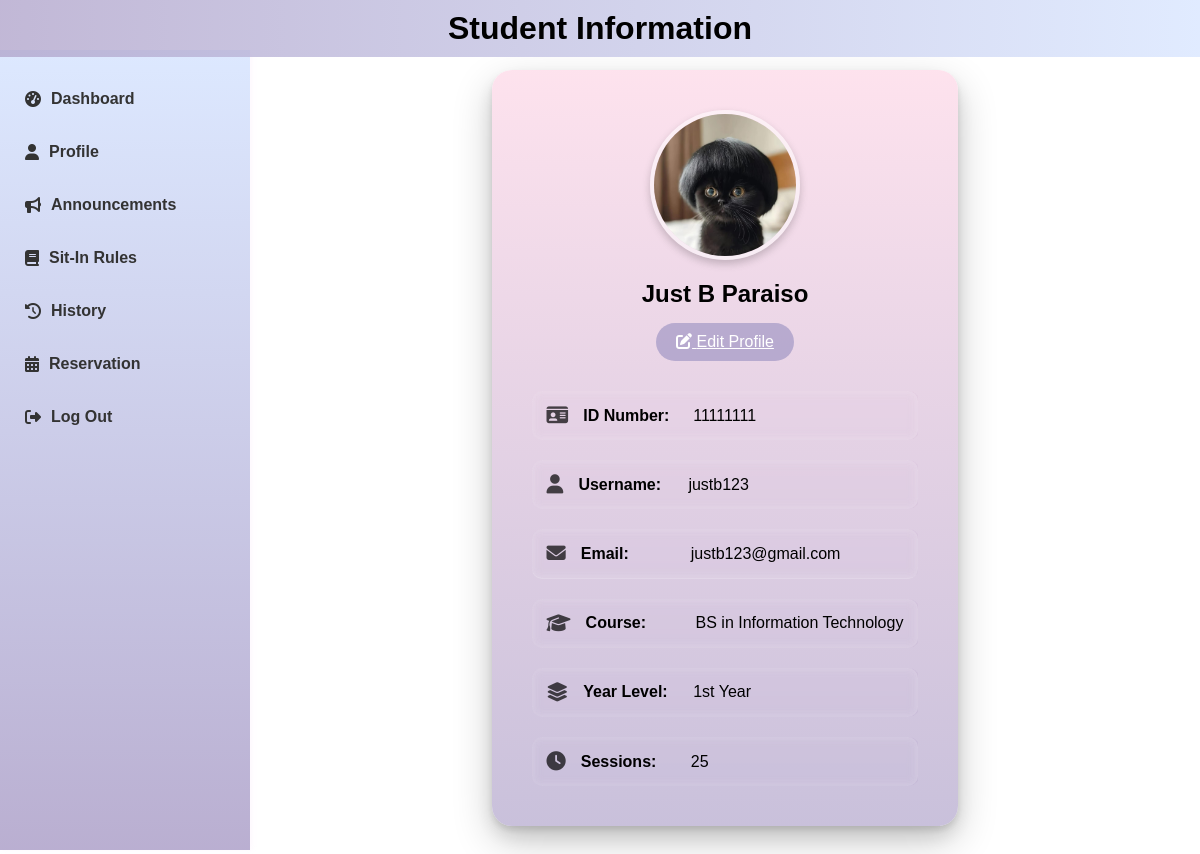
The app's page /profile.php (signed in) with its own data.
### tables this page shows
CREATE TABLE `users` (
  `id` int(11) NOT NULL,
  `idNo` varchar(20) NOT NULL,
  `firstName` varchar(50) NOT NULL,
  `lastName` varchar(50) NOT NULL,
  `middleName` varchar(50) DEFAULT NULL,
  `course` varchar(50) NOT NULL,
  `yearLevel` varchar(20) NOT NULL,
  `username` varchar(50) NOT NULL,
  `password` varchar(255) NOT NULL,
  `profileImage` varchar(255) DEFAULT 'img/default-profile.jpg',
  `email` varchar(100) DEFAULT NULL,
  `address` text DEFAULT NULL,
  `created_at` timestamp NOT NULL DEFAULT current_timestamp(),
  `session` int(11) NOT NULL DEFAULT 30
);

### profile.php (the view, shortened to what this page needs)
<?php
include 'connect.php';
$username = $_SESSION['username'];
$query = "SELECT * FROM users WHERE username='$username'";
$result = $conn->query($query);
$user = $result->fetch_assoc();
?>
<!DOCTYPE html>
<html>
<head>
    <link rel="stylesheet" href="style.css">
    <link rel="stylesheet" href="https://cdnjs.cloudflare.com/ajax/libs/font-awesome/6.5.1/css/all.min.css">
</head>
<body>
    <div class="header">
        <h1>Student Information</h1>
    </div>
    <div class="sidebar">
        <ul>
            <li><a href="dashboard.php"><i class="fas fa-tachometer-alt"></i>Dashboard</a></li>
            <li><a href="profile.php"><i class="fas fa-user"></i>Profile</a></li>
            <li><a href="announcements.php"><i class="fas fa-bullhorn"></i>Announcements</a></li>
            <li><a href="sit_in_rules.php"><i class="fas fa-book"></i>Sit-In Rules</a></li>
            <li><a href="history.php"><i class="fas fa-history"></i>History</a></li>
            <li><a href="reservation.php"><i class="fas fa-calendar-alt"></i>Reservation</a></li>
            <li><a href="logout.php"><i class="fas fa-sign-out-alt"></i>Log Out</a></li>
        </ul>
    </div>
    <div class="content">
        <div class="profile-container">
            <div class="profile-image-container">
                <img src="<?php echo !empty($user['profileImage']) ? htmlspecialchars($user['profileImage']) : 'img/default-profile.jpg'; ?>" alt="Profile Image">
            </div>
            <h2><?php echo htmlspecialchars($user['firstName'] . ' ' . $user['lastName']); ?></h2>
            <a href="edit.php" class="change-photo-btn">
                <i class="fas fa-edit"></i> Edit Profile
            </a>
            <div class="profile-info">
                <div class="info-item">
                    <i class="fas fa-id-card"></i>
                    <span class="label">ID Number:</span>
                    <span class="value"><?php echo htmlspecialchars($user['idNo']); ?></span>
                </div>
                <div class="info-item">
                    <i class="fas fa-user"></i>
                    <span class="label">Username:</span>
                    <span class="value"><?php echo htmlspecialchars($user['username']); ?></span>
                </div>
                <div class="info-item">
                    <i class="fas fa-envelope"></i>
                    <span class="label">Email:</span>
                    <span class="value"><?php echo htmlspecialchars($user['email']); ?></span>
                </div>
                <div class="info-item">
                    <i class="fas fa-graduation-cap"></i>
                    <span class="label">Course:</span>
                    <span class="value"><?php echo htmlspecialchars($user['course']); ?></span>
                </div>
                <div class="info-item">
                    <i class="fas fa-layer-group"></i>
                    <span class="label">Year Level:</span>
                    <span class="value"><?php echo htmlspecialchars($user['yearLevel']); ?></span>
                </div>
                <div class="info-item">
                    <i class="fas fa-clock"></i>
                    <span class="label">Sessions:</span>
                    <span class="value"><?php echo htmlspecialchars($user['session']); ?></span>
                </div>
            </div>
        </div>
    </div>
</body>
</html>

### style.css (style rules this page uses)
* { margin: 0; padding: 0; box-sizing: border-box; font-family: "poppins", sans-serif; }
body { background-image: url('img/l.png'); background-size: cover; background-position: center; background-repeat: no-repeat; height: 125vh; width: 100vw; margin: 0; font-family: Arial, sans-serif; overflow: auto; display: flex; flex-direction: column; justify-content: center; align-items: center; }

### profile.php (style rules this page uses)
body { margin: 0; font-family: 'Roboto', sans-serif; display: flex; background-image: url('img/l.png'); background-size: cover; background-position: center; background-repeat: no-repeat; background-attachment: fixed; height: 110vh; width: 100vw; }
.header { background: linear-gradient(to right, rgba(178, 166, 204, 0.8), rgba(217, 230, 255, 0.8)); color: #000; padding: 10px; text-align: center; position: fixed; width: 100%; top: 0; z-index: 1000; }
.sidebar { background: linear-gradient(to bottom, rgba(217, 230, 255, 0.9), rgba(178, 166, 204, 0.9)); width: 250px; padding: 15px; box-shadow: 2px 0 5px rgba(245, 183, 242, 0.1); height: 100vh; position: fixed; top: 50px; left: 0; overflow-y: auto; }
.sidebar ul { list-style-type: none; padding: 0; }
.sidebar ul li { margin: 15px 0; }
.sidebar ul li a { text-decoration: none; color: #333; font-weight: bold; display: flex; align-items: center; padding: 10px; border-radius: 5px; transition: background-color 0.3s ease, color 0.3s ease; }
.sidebar ul li a i { margin-right: 10px; }
.content { margin-left: 250px; padding: 20px; padding-top: 70px; flex-grow: 1; border-radius: 10px; }
.profile-container { max-width: 800px; margin: 0 auto; text-align: center; background: linear-gradient(to bottom, rgba(253, 214, 230, 0.7), rgba(178, 166, 204, 0.7)); padding: 40px; border-radius: 20px; box-shadow: 0 4px 6px rgba(0, 0, 0, 0.1), 0 10px 20px rgba(0, 0, 0, 0.1), 0 15px 40px rgba(0, 0, 0, 0.2); backdrop-filter: blur(10px); }
.profile-image-container { position: relative; width: 150px; height: 150px; margin: 0 auto 20px; }
.profile-container img { width: 150px; height: 150px; border-radius: 50%; object-fit: cover; border: 4px solid rgba(255, 255, 255, 0.5); box-shadow: 0 4px 8px rgba(0, 0, 0, 0.2); }
.profile-info { display: grid; grid-template-columns: repeat(auto-fit, minmax(300px, 1fr)); gap: 20px; margin-top: 30px; text-align: left; }
.info-item { background: rgba(255, 255, 255, 0.2); padding: 15px; border-radius: 10px; backdrop-filter: blur(5px); display: flex; align-items: center; }
.info-item i { margin-right: 15px; font-size: 1.2em; color: rgba(0, 0, 0, 0.7); }
.info-item .label { font-weight: bold; margin-right: 10px; min-width: 100px; }
.info-item .value { flex-grow: 1; }
.change-photo-btn { background: rgba(178, 166, 204, 0.9); color: white; padding: 10px 20px; border-radius: 25px; cursor: pointer; display: inline-block; margin-top: 15px; transition: all 0.3s ease; border: none; }

### records on screen
users: profileImage (picture), firstName+lastName "Just B Paraiso", idNo "11111111", username "justb123", email "justb123@gmail.com", course "BS in Information Technology", yearLevel "1st Year", session "25"
